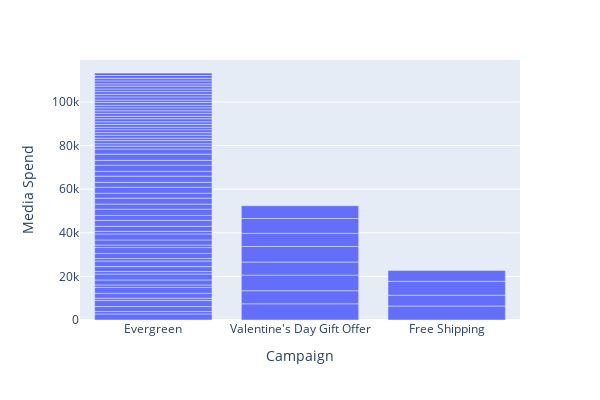

Notebook source saved alongside this figure:
### Code cell
fig=px.bar(groups_gender[['Campaign','Total Revenue','Media Spend']],x='Campaign',y='Media Spend',barmode='group',height=400,width=600)
fig.show()

### Figure 1 — Plotly figure (JSON) as saved in the notebook; plotly's stock layout.template omitted (floating-point values rounded to 4 significant figures)
{"data": [{"alignmentgroup": "True", "hovertemplate": "Campaign=%{x}<br>Media Spend=%{y}<extra></extra>", "legendgroup": "", "marker": {"color": "#636efa", "pattern": {"shape": ""}}, "name": "", "offsetgroup": "", "orientation": "v", "showlegend": false, "textposition": "auto", "type": "bar", "x": ["Evergreen", "Evergreen", "Evergreen", "Evergreen", "Evergreen", "Evergreen", "Evergreen", "Evergreen", "Evergreen", "Evergreen", "Evergreen", "Evergreen", "Evergreen", "Evergreen", "Evergreen", "Evergreen", "Evergreen", "Evergreen", "Evergreen", "Evergreen", "Evergreen", "Evergreen", "Evergreen", "Evergreen", "Evergreen", "Evergreen", "Evergreen", "Evergreen", "Evergreen", "Valentine's Day Gift Offer", "Valentine's Day Gift Offer", "Evergreen", "Evergreen", "Valentine's Day Gift Offer", "Valentine's Day Gift Offer", "Evergreen", "Evergreen", "Valentine's Day Gift Offer", "Valentine's Day Gift Offer", "Evergreen", "Evergreen", "Valentine's Day Gift Offer", "Valentine's Day Gift Offer", "Evergreen", "Evergreen", "Evergreen", "Evergreen", "Free Shipping", "Free Shipping", "Evergreen", "Evergreen", "Evergreen", "Evergreen", "Evergreen", "Evergreen", "Evergreen", "Evergreen", "Evergreen", "Evergreen", "Evergreen", "Evergreen", "Evergreen", "Evergreen", "Free Shipping", "Free Shipping", "Evergreen", "Evergreen", "Evergreen", "Evergreen", "Evergreen", "Evergreen", "Evergreen", "Evergreen", "Evergreen", "Evergreen"], "xaxis": "x", "y": [2806.0, 1105.0, 2242.0, 2766.0, 1080.0, 2224.0, 2669.0, 1162.0, 2319.0, 2723.0, 1130.0, 2257.0, 2568.0, 1116.0, 2308.0, 2747.0, 1127.0, 2358.0, 2764.0, 1172.0, 2310.0, 2743.0, 2248.0, 2868.0, 2333.0, 2709.0, 2254.0, 2771.0, 2268.0, 7441.0, 5999.0, 2801.0, 2236.0, 7143.0, 6004.0, 2769.0, 2238.0, 7128.0, 6025.0, 2847.0, 2335.0, 6810.0, 5822.0, 1326.0, 1129.0, 1410.0, 1120.0, 6415.0, 4941.0, 1323.0, 1206.0, 1373.0, 1088, 1378.0, 1184.0, 1359.0, 1144.0, 1319.0, 1183.0, 1357.0, 1141.0, 1331.0, 1101.0, 6375.0, 5020.0, 1409.0, 1145.0, 1326.0, 1180.0, 1312.0, 1077.0, 1331.0, 1133.0, 1341.0, 1144.0], "yaxis": "y"}], "layout": {"barmode": "group", "height": 400, "legend": {"tracegroupgap": 0}, "margin": {"t": 60}, "width": 600, "xaxis": {"anchor": "y", "domain": [0, 1], "title": {"text": "Campaign"}}, "yaxis": {"anchor": "x", "domain": [0, 1], "title": {"text": "Media Spend"}}}}
